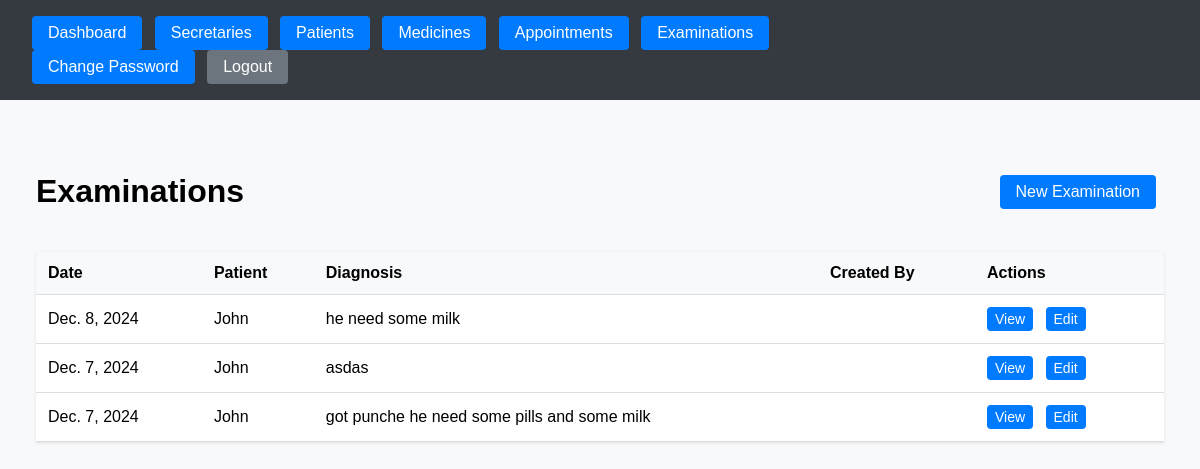
The app's page /examinations/ (signed in) with its own data.
### secretary_dash/models.py (models this page shows, shortened)
class Examination(models.Model):
    patient = models.ForeignKey(Patient, on_delete=models.CASCADE)
    date = models.DateField(auto_now_add=True)
    symptoms = models.TextField()
    diagnosis = models.TextField()
    created_by = models.ForeignKey(User, on_delete=models.CASCADE)
    created_at = models.DateTimeField(auto_now_add=True)
    class Meta:
        ordering = ['-date']

class Patient(models.Model):
    name = models.CharField(max_length=100)
    phone = models.CharField(max_length=20)
    email = models.EmailField()
    address = models.TextField()
    date_of_birth = models.DateField()
    created_at = models.DateTimeField(auto_now_add=True)
    class Meta:
        ordering = ['name']

### secretary_dash/views.py (the view)
# urls.py: path('examinations/', views.examination_list, name='examination_list'),
@login_required
@user_passes_test(lambda u: u.is_superuser)
def examination_list(request):
    examinations = Examination.objects.all().order_by('-date', '-created_at')
    return render(request, 'secretary_dash/doctor/examination_list.html', {
        'examinations': examinations
    })

### secretary_dash/templates/secretary_dash/doctor/examination_list.html (shortened to what this page needs)
{% extends 'secretary_dash/doctor/base.html' %}
{% block content %}
<div class="examination-list-container">
    <div class="header">
        <h1>Examinations</h1>
        <a href="{% url 'secretary_dash:examination_create' %}" class="btn btn-primary">New Examination</a>
    </div>
    {% if examinations %}
        <table>
            <thead>
                <tr>
                    <th>Date</th>
                    <th>Patient</th>
                    <th>Diagnosis</th>
                    <th>Created By</th>
                    <th>Actions</th>
                </tr>
            </thead>
            <tbody>
                {% for examination in examinations %}
                    <tr>
                        <td>{{ examination.date }}</td>
                        <td>{{ examination.patient.name }}</td>
                        <td>{{ examination.diagnosis|truncatewords:10 }}</td>
                        <td>{{ examination.created_by.get_full_name }}</td>
                        <td class="actions">
                            <a href="{% url 'secretary_dash:examination_detail' examination.id %}"
                               class="btn btn-sm">View</a>
                            <a href="{% url 'secretary_dash:examination_edit' examination.id %}"
                               class="btn btn-sm">Edit</a>
                        </td>
                    </tr>
                {% endfor %}
            </tbody>
        </table>
    {% else %}
        <p class="no-data">No examinations found.</p>
    {% endif %}
</div>
{% endblock %}

### secretary_dash/templates/secretary_dash/doctor/base.html (style rules this page uses)
body { margin: 0; font-family: Arial, sans-serif; background-color: #f8f9fa; }
.btn { display: inline-block; padding: 0.5rem 1rem; color: white; text-decoration: none; border-radius: 4px; margin-right: 0.5rem; background-color: #007bff; }

### secretary_dash/templates/secretary_dash/doctor/examination_list.html (style rules this page uses)
.examination-list-container { padding: 20px; }
.header { display: flex; justify-content: space-between; align-items: center; margin-bottom: 20px; }
table { width: 100%; border-collapse: collapse; background: white; box-shadow: 0 1px 3px rgba(0,0,0,0.1); }
th, td { padding: 12px; text-align: left; border-bottom: 1px solid #ddd; }
th { background-color: #f8f9fa; font-weight: bold; }
.actions { white-space: nowrap; }
.btn-sm { padding: 0.25rem 0.5rem; font-size: 0.875rem; }

### records on screen
Examination: date "Dec. 8, 2024", patient.name "John", diagnosis "he need some milk"
Examination: date "Dec. 7, 2024", patient.name "John", diagnosis "asdas"
Examination: date "Dec. 7, 2024", patient.name "John", diagnosis "got punche he need some pills and some milk"
